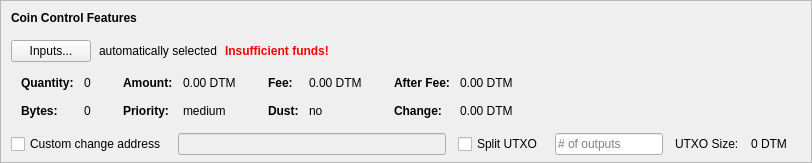
    <widget class="QFrame" name="frameCoinControl">
     <property name="sizePolicy">
      <sizepolicy hsizetype="Expanding" vsizetype="Expanding">
       <horstretch>0</horstretch>
       <verstretch>0</verstretch>
      </sizepolicy>
     </property>
     <property name="maximumSize">
      <size>
       <width>16777215</width>
       <height>16777215</height>
      </size>
     </property>
     <property name="frameShape">
      <enum>QFrame::StyledPanel</enum>
     </property>
     <property name="frameShadow">
      <enum>QFrame::Sunken</enum>
     </property>
     <layout class="QVBoxLayout" name="verticalLayoutCoinControl2">
      <property name="spacing">
       <number>0</number>
      </property>
      <property name="leftMargin">
       <number>0</number>
      </property>
      <property name="topMargin">
       <number>0</number>
      </property>
      <property name="rightMargin">
       <number>0</number>
      </property>
      <property name="bottomMargin">
       <number>6</number>
      </property>
      <item>
       <layout class="QVBoxLayout" name="verticalLayoutCoinControl" stretch="0,0,0,0,1">
        <property name="spacing">
         <number>0</number>
        </property>
        <property name="leftMargin">
         <number>10</number>
        </property>
        <property name="topMargin">
         <number>10</number>
        </property>
        <item>
         <layout class="QHBoxLayout" name="horizontalLayoutCoinControl1">
          <property name="bottomMargin">
           <number>15</number>
          </property>
          <item>
           <widget class="QLabel" name="labelCoinControlFeatures">
            <property name="sizePolicy">
             <sizepolicy hsizetype="Preferred" vsizetype="Maximum">
              <horstretch>0</horstretch>
              <verstretch>0</verstretch>
             </sizepolicy>
            </property>
            <property name="font">
             <font>
              <weight>75</weight>
              <bold>true</bold>
             </font>
            </property>
            <property name="styleSheet">
             <string notr="true">font-weight:bold;</string>
            </property>
            <property name="text">
             <string>Coin Control Features</string>
            </property>
           </widget>
          </item>
         </layout>
        </item>
        <item>
         <layout class="QHBoxLayout" name="horizontalLayoutCoinControl2" stretch="0,0,0,0">
          <property name="spacing">
           <number>8</number>
          </property>
          <property name="bottomMargin">
           <number>10</number>
          </property>
          <item>
           <widget class="QPushButton" name="pushButtonCoinControl">
            <property name="styleSheet">
             <string notr="true"/>
            </property>
            <property name="text">
             <string>Inputs...</string>
            </property>
            <property name="autoDefault">
             <bool>false</bool>
            </property>
           </widget>
          </item>
          <item>
           <widget class="QLabel" name="labelCoinControlAutomaticallySelected">
            <property name="text">
             <string>automatically selected</string>
            </property>
            <property name="margin">
             <number>5</number>
            </property>
           </widget>
          </item>
          <item>
           <widget class="QLabel" name="labelCoinControlInsuffFunds">
            <property name="font">
             <font>
              <weight>75</weight>
              <bold>true</bold>
             </font>
            </property>
            <property name="styleSheet">
             <string notr="true">color:red;font-weight:bold;</string>
            </property>
            <property name="text">
             <string>Insufficient funds!</string>
            </property>
            <property name="margin">
             <number>5</number>
            </property>
           </widget>
          </item>
          <item>
           <spacer name="horizontalSpacerCoinControl">
            <property name="orientation">
             <enum>Qt::Horizontal</enum>
            </property>
            <property name="sizeHint" stdset="0">
             <size>
              <width>40</width>
              <height>1</height>
             </size>
            </property>
           </spacer>
          </item>
         </layout>
        </item>
        <item>
         <widget class="QWidget" name="widgetCoinControl" native="true">
          <property name="sizePolicy">
           <sizepolicy hsizetype="Preferred" vsizetype="Preferred">
            <horstretch>0</horstretch>
            <verstretch>0</verstretch>
           </sizepolicy>
          </property>
          <property name="minimumSize">
           <size>
            <width>0</width>
            <height>0</height>
           </size>
          </property>
          <property name="styleSheet">
           <string notr="true"/>
          </property>
          <layout class="QHBoxLayout" name="horizontalLayoutCoinControl5">
           <property name="leftMargin">
            <number>0</number>
           </property>
           <property name="topMargin">
            <number>0</number>
           </property>
           <property name="rightMargin">
            <number>0</number>
           </property>
           <property name="bottomMargin">
            <number>0</number>
           </property>
           <item>
            <layout class="QHBoxLayout" name="horizontalLayoutCoinControl3" stretch="0,0,0,1">
             <property name="spacing">
              <number>20</number>
             </property>
             <property name="topMargin">
              <number>0</number>
             </property>
             <property name="bottomMargin">
              <number>10</number>
             </property>
             <item>
              <layout class="QFormLayout" name="formLayoutCoinControl1">
               <property name="horizontalSpacing">
                <number>10</number>
               </property>
               <property name="verticalSpacing">
                <number>14</number>
               </property>
               <property name="leftMargin">
                <number>10</number>
               </property>
               <property name="topMargin">
                <number>4</number>
               </property>
               <property name="rightMargin">
                <number>6</number>
               </property>
               <item row="0" column="0">
                <widget class="QLabel" name="labelCoinControlQuantityText">
                 <property name="font">
                  <font>
                   <weight>75</weight>
                   <bold>true</bold>
                  </font>
                 </property>
                 <property name="text">
                  <string>Quantity:</string>
                 </property>
                 <property name="margin">
                  <number>0</number>
                 </property>
                </widget>
               </item>
               <item row="0" column="1">
                <widget class="QLabel" name="labelCoinControlQuantity">
                 <property name="cursor">
                  <cursorShape>IBeamCursor</cursorShape>
                 </property>
                 <property name="contextMenuPolicy">
                  <enum>Qt::ActionsContextMenu</enum>
                 </property>
                 <property name="text">
                  <string notr="true">0</string>
                 </property>
                 <property name="margin">
                  <number>0</number>
                 </property>
                 <property name="textInteractionFlags">
                  <set>Qt::LinksAccessibleByMouse|Qt::TextSelectableByKeyboard|Qt::TextSelectableByMouse</set>
                 </property>
                </widget>
               </item>
               <item row="1" column="0">
                <widget class="QLabel" name="labelCoinControlBytesText">
                 <property name="font">
                  <font>
                   <weight>75</weight>
                   <bold>true</bold>
                  </font>
                 </property>
                 <property name="text">
                  <string>Bytes:</string>
                 </property>
                </widget>
               </item>
               <item row="1" column="1">
                <widget class="QLabel" name="labelCoinControlBytes">
                 <property name="cursor">
                  <cursorShape>IBeamCursor</cursorShape>
                 </property>
                 <property name="contextMenuPolicy">
                  <enum>Qt::ActionsContextMenu</enum>
                 </property>
                 <property name="text">
                  <string notr="true">0</string>
                 </property>
                 <property name="textInteractionFlags">
                  <set>Qt::LinksAccessibleByMouse|Qt::TextSelectableByKeyboard|Qt::TextSelectableByMouse</set>
                 </property>
                </widget>
               </item>
              </layout>
             </item>
             <item>
              <layout class="QFormLayout" name="formLayoutCoinControl2">
               <property name="horizontalSpacing">
                <number>10</number>
               </property>
               <property name="verticalSpacing">
                <number>14</number>
               </property>
               <property name="leftMargin">
                <number>6</number>
               </property>
               <property name="topMargin">
                <number>4</number>
               </property>
               <property name="rightMargin">
                <number>6</number>
               </property>
               <item row="0" column="0">
                <widget class="QLabel" name="labelCoinControlAmountText">
                 <property name="font">
                  <font>
                   <weight>75</weight>
                   <bold>true</bold>
                  </font>
                 </property>
                 <property name="text">
                  <string>Amount:</string>
                 </property>
                 <property name="margin">
                  <number>0</number>
                 </property>
                </widget>
               </item>
               <item row="0" column="1">
                <widget class="QLabel" name="labelCoinControlAmount">
                 <property name="cursor">
                  <cursorShape>IBeamCursor</cursorShape>
                 </property>
                 <property name="contextMenuPolicy">
                  <enum>Qt::ActionsContextMenu</enum>
                 </property>
                 <property name="text">
                  <string notr="true">0.00 DTM</string>
                 </property>
                 <property name="textInteractionFlags">
                  <set>Qt::LinksAccessibleByMouse|Qt::TextSelectableByKeyboard|Qt::TextSelectableByMouse</set>
                 </property>
                </widget>
               </item>
               <item row="1" column="0">
                <widget class="QLabel" name="labelCoinControlPriorityText">
                 <property name="font">
                  <font>
                   <weight>75</weight>
                   <bold>true</bold>
                  </font>
                 </property>
                 <property name="text">
                  <string>Priority:</string>
                 </property>
                </widget>
               </item>
               <item row="1" column="1">
                <widget class="QLabel" name="labelCoinControlPriority">
                 <property name="cursor">
                  <cursorShape>IBeamCursor</cursorShape>
                 </property>
                 <property name="contextMenuPolicy">
                  <enum>Qt::ActionsContextMenu</enum>
                 </property>
                 <property name="text">
                  <string>medium</string>
                 </property>
                 <property name="textInteractionFlags">
                  <set>Qt::LinksAccessibleByMouse|Qt::TextSelectableByKeyboard|Qt::TextSelectableByMouse</set>
                 </property>
                </widget>
               </item>
              </layout>
             </item>
             <item>
              <layout class="QFormLayout" name="formLayoutCoinControl3">
               <property name="horizontalSpacing">
                <number>10</number>
               </property>
               <property name="verticalSpacing">
                <number>14</number>
               </property>
               <property name="leftMargin">
                <number>6</number>
               </property>
               <property name="topMargin">
                <number>4</number>
               </property>
               <property name="rightMargin">
                <number>6</number>
               </property>
               <item row="0" column="0">
                <widget class="QLabel" name="labelCoinControlFeeText">
                 <property name="font">
                  <font>
                   <weight>75</weight>
                   <bold>true</bold>
                  </font>
                 </property>
                 <property name="text">
                  <string>Fee:</string>
                 </property>
                 <property name="margin">
                  <number>0</number>
                 </property>
                </widget>
               </item>
               <item row="0" column="1">
                <widget class="QLabel" name="labelCoinControlFee">
                 <property name="cursor">
                  <cursorShape>IBeamCursor</cursorShape>
                 </property>
                 <property name="contextMenuPolicy">
                  <enum>Qt::ActionsContextMenu</enum>
                 </property>
                 <property name="text">
                  <string notr="true">0.00 DTM</string>
                 </property>
                 <property name="textInteractionFlags">
                  <set>Qt::LinksAccessibleByMouse|Qt::TextSelectableByKeyboard|Qt::TextSelectableByMouse</set>
                 </property>
                </widget>
               </item>
               <item row="1" column="0">
                <widget class="QLabel" name="labelCoinControlLowOutputText">
                 <property name="font">
                  <font>
                   <weight>75</weight>
                   <bold>true</bold>
                  </font>
                 </property>
                 <property name="text">
                  <string>Dust:</string>
                 </property>
                </widget>
               </item>
               <item row="1" column="1">
                <widget class="QLabel" name="labelCoinControlLowOutput">
                 <property name="cursor">
                  <cursorShape>IBeamCursor</cursorShape>
                 </property>
                 <property name="contextMenuPolicy">
                  <enum>Qt::ActionsContextMenu</enum>
                 </property>
                 <property name="text">
                  <string>no</string>
                 </property>
                 <property name="textInteractionFlags">
                  <set>Qt::LinksAccessibleByMouse|Qt::TextSelectableByKeyboard|Qt::TextSelectableByMouse</set>
                 </property>
                </widget>
               </item>
              </layout>
             </item>
             <item>
              <layout class="QFormLayout" name="formLayoutCoinControl4">
               <property name="horizontalSpacing">
                <number>10</number>
               </property>
               <property name="verticalSpacing">
                <number>14</number>
               </property>
               <property name="leftMargin">
                <number>6</number>
               </property>
               <property name="topMargin">
                <number>4</number>
               </property>
               <property name="rightMargin">
                <number>6</number>
               </property>
               <item row="0" column="0">
                <widget class="QLabel" name="labelCoinControlAfterFeeText">
                 <property name="font">
                  <font>
                   <weight>75</weight>
                   <bold>true</bold>
                  </font>
                 </property>
                 <property name="text">
                  <string>After Fee:</string>
                 </property>
                 <property name="margin">
                  <number>0</number>
                 </property>
                </widget>
               </item>
               <item row="0" column="1">
                <widget class="QLabel" name="labelCoinControlAfterFee">
                 <property name="cursor">
                  <cursorShape>IBeamCursor</cursorShape>
                 </property>
                 <property name="contextMenuPolicy">
                  <enum>Qt::ActionsContextMenu</enum>
                 </property>
                 <property name="text">
                  <string notr="true">0.00 DTM</string>
                 </property>
                 <property name="textInteractionFlags">
                  <set>Qt::LinksAccessibleByMouse|Qt::TextSelectableByKeyboard|Qt::TextSelectableByMouse</set>
                 </property>
                </widget>
               </item>
               <item row="1" column="0">
                <widget class="QLabel" name="labelCoinControlChangeText">
                 <property name="font">
                  <font>
                   <weight>75</weight>
                   <bold>true</bold>
                  </font>
                 </property>
                 <property name="text">
                  <string>Change:</string>
                 </property>
                </widget>
               </item>
               <item row="1" column="1">
                <widget class="QLabel" name="labelCoinControlChange">
                 <property name="cursor">
                  <cursorShape>IBeamCursor</cursorShape>
                 </property>
                 <property name="contextMenuPolicy">
                  <enum>Qt::ActionsContextMenu</enum>
                 </property>
                 <property name="text">
                  <string notr="true">0.00 DTM</string>
                 </property>
                 <property name="textInteractionFlags">
                  <set>Qt::LinksAccessibleByMouse|Qt::TextSelectableByKeyboard|Qt::TextSelectableByMouse</set>
                 </property>
                </widget>
               </item>
              </layout>
             </item>
            </layout>
           </item>
          </layout>
         </widget>
        </item>
        <item>
         <layout class="QHBoxLayout" name="horizontalLayoutCoinControl4" stretch="0,0,0,0,0,0,0">
          <property name="spacing">
           <number>12</number>
          </property>
          <property name="sizeConstraint">
           <enum>QLayout::SetDefaultConstraint</enum>
          </property>
          <property name="topMargin">
           <number>5</number>
          </property>
          <property name="rightMargin">
           <number>5</number>
          </property>
          <item>
           <widget class="QCheckBox" name="checkBoxCoinControlChange">
            <property name="toolTip">
             <string>If this is activated, but the change address is empty or invalid, change will be sent to a newly generated address.</string>
            </property>
            <property name="text">
             <string>Custom change address</string>
            </property>
           </widget>
          </item>
          <item>
           <widget class="QValidatedLineEdit" name="lineEditCoinControlChange">
            <property name="enabled">
             <bool>false</bool>
            </property>
            <property name="sizePolicy">
             <sizepolicy hsizetype="Expanding" vsizetype="Fixed">
              <horstretch>0</horstretch>
              <verstretch>0</verstretch>
             </sizepolicy>
            </property>
           </widget>
          </item>
          <item>
           <widget class="QCheckBox" name="splitBlockCheckBox">
            <property name="text">
             <string>Split UTXO</string>
            </property>
           </widget>
          </item>
          <item>
           <widget class="QLineEdit" name="splitBlockLineEdit">
            <property name="sizePolicy">
             <sizepolicy hsizetype="Fixed" vsizetype="Fixed">
              <horstretch>50</horstretch>
              <verstretch>0</verstretch>
             </sizepolicy>
            </property>
            <property name="placeholderText">
             <string># of outputs</string>
            </property>
           </widget>
          </item>
          <item>
           <widget class="QLabel" name="labelBlockSizeText">
            <property name="text">
             <string>UTXO Size:</string>
            </property>
           </widget>
          </item>
          <item>
           <widget class="QLabel" name="labelBlockSize">
            <property name="text">
             <string>0 DTM</string>
            </property>
           </widget>
          </item>
          <item>
           <widget class="QLabel" name="labelCoinControlChangeLabel">
            <property name="sizePolicy">
             <sizepolicy hsizetype="Preferred" vsizetype="Expanding">
              <horstretch>0</horstretch>
              <verstretch>0</verstretch>
             </sizepolicy>
            </property>
            <property name="minimumSize">
             <size>
              <width>0</width>
              <height>0</height>
             </size>
            </property>
            <property name="text">
             <string/>
            </property>
            <property name="margin">
             <number>3</number>
            </property>
           </widget>
          </item>
         </layout>
        </item>
        <item>
         <spacer name="verticalSpacerCoinControl">
          <property name="orientation">
           <enum>Qt::Vertical</enum>
          </property>
          <property name="sizeHint" stdset="0">
           <size>
            <width>800</width>
            <height>1</height>
           </size>
          </property>
         </spacer>
        </item>
       </layout>
      </item>
     </layout>
    </widget>
